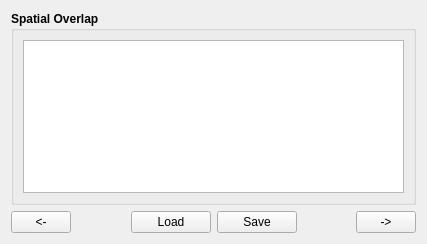
<?xml version="1.0" encoding="UTF-8"?>
<ui version="4.0">
 <class>Simulation_Tab5_SpatialOverlapTab</class>
 <widget class="QWidget" name="Simulation_Tab5_SpatialOverlapTab">
  <property name="geometry">
   <rect>
    <x>0</x>
    <y>0</y>
    <width>427</width>
    <height>244</height>
   </rect>
  </property>
  <property name="windowTitle">
   <string>Form</string>
  </property>
  <layout class="QVBoxLayout" name="verticalLayout">
   <item>
    <widget class="QGroupBox" name="Simulation_Tab5_SpatialOverlapGB">
     <property name="font">
      <font>
       <weight>75</weight>
       <bold>true</bold>
      </font>
     </property>
     <property name="title">
      <string>Spatial Overlap</string>
     </property>
     <layout class="QVBoxLayout" name="verticalLayout_4">
      <item>
       <widget class="QTableView" name="Simulation_Tab5_SpatialOverlapTV">
        <property name="font">
         <font>
          <weight>50</weight>
          <bold>false</bold>
         </font>
        </property>
        <property name="toolTip">
         <string/>
        </property>
        <property name="statusTip">
         <string/>
        </property>
       </widget>
      </item>
     </layout>
    </widget>
   </item>
   <item>
    <layout class="QHBoxLayout" name="horizontalLayout_88">
     <item>
      <widget class="QPushButton" name="Simulation_Tab5_PrevPB">
       <property name="sizePolicy">
        <sizepolicy hsizetype="Fixed" vsizetype="Fixed">
         <horstretch>0</horstretch>
         <verstretch>0</verstretch>
        </sizepolicy>
       </property>
       <property name="minimumSize">
        <size>
         <width>60</width>
         <height>0</height>
        </size>
       </property>
       <property name="maximumSize">
        <size>
         <width>60</width>
         <height>16777215</height>
        </size>
       </property>
       <property name="toolTip">
        <string>Go to the previous page</string>
       </property>
       <property name="statusTip">
        <string>Go to the previous page</string>
       </property>
       <property name="text">
        <string>&lt;-</string>
       </property>
      </widget>
     </item>
     <item>
      <spacer name="horizontalSpacer_100">
       <property name="orientation">
        <enum>Qt::Horizontal</enum>
       </property>
       <property name="sizeHint" stdset="0">
        <size>
         <width>40</width>
         <height>20</height>
        </size>
       </property>
      </spacer>
     </item>
     <item>
      <widget class="QPushButton" name="Simulation_Tab5_LoadPB">
       <property name="enabled">
        <bool>true</bool>
       </property>
       <property name="toolTip">
        <string>Load table data</string>
       </property>
       <property name="statusTip">
        <string>Load table data</string>
       </property>
       <property name="text">
        <string>Load</string>
       </property>
      </widget>
     </item>
     <item>
      <widget class="QPushButton" name="Simulation_Tab5_SavePB">
       <property name="enabled">
        <bool>true</bool>
       </property>
       <property name="toolTip">
        <string>Save above table data</string>
       </property>
       <property name="statusTip">
        <string>Save above table data</string>
       </property>
       <property name="text">
        <string>Save</string>
       </property>
      </widget>
     </item>
     <item>
      <spacer name="verticalSpacer_46">
       <property name="orientation">
        <enum>Qt::Horizontal</enum>
       </property>
       <property name="sizeType">
        <enum>QSizePolicy::Expanding</enum>
       </property>
       <property name="sizeHint" stdset="0">
        <size>
         <width>48</width>
         <height>20</height>
        </size>
       </property>
      </spacer>
     </item>
     <item>
      <widget class="QPushButton" name="Simulation_Tab5_NextPB">
       <property name="enabled">
        <bool>true</bool>
       </property>
       <property name="sizePolicy">
        <sizepolicy hsizetype="Fixed" vsizetype="Fixed">
         <horstretch>0</horstretch>
         <verstretch>0</verstretch>
        </sizepolicy>
       </property>
       <property name="minimumSize">
        <size>
         <width>60</width>
         <height>0</height>
        </size>
       </property>
       <property name="maximumSize">
        <size>
         <width>60</width>
         <height>16777215</height>
        </size>
       </property>
       <property name="toolTip">
        <string>Go to the next tab page</string>
       </property>
       <property name="statusTip">
        <string>Go to the next tab page</string>
       </property>
       <property name="text">
        <string>-&gt;</string>
       </property>
      </widget>
     </item>
    </layout>
   </item>
  </layout>
 </widget>
 <resources/>
 <connections/>
</ui>
